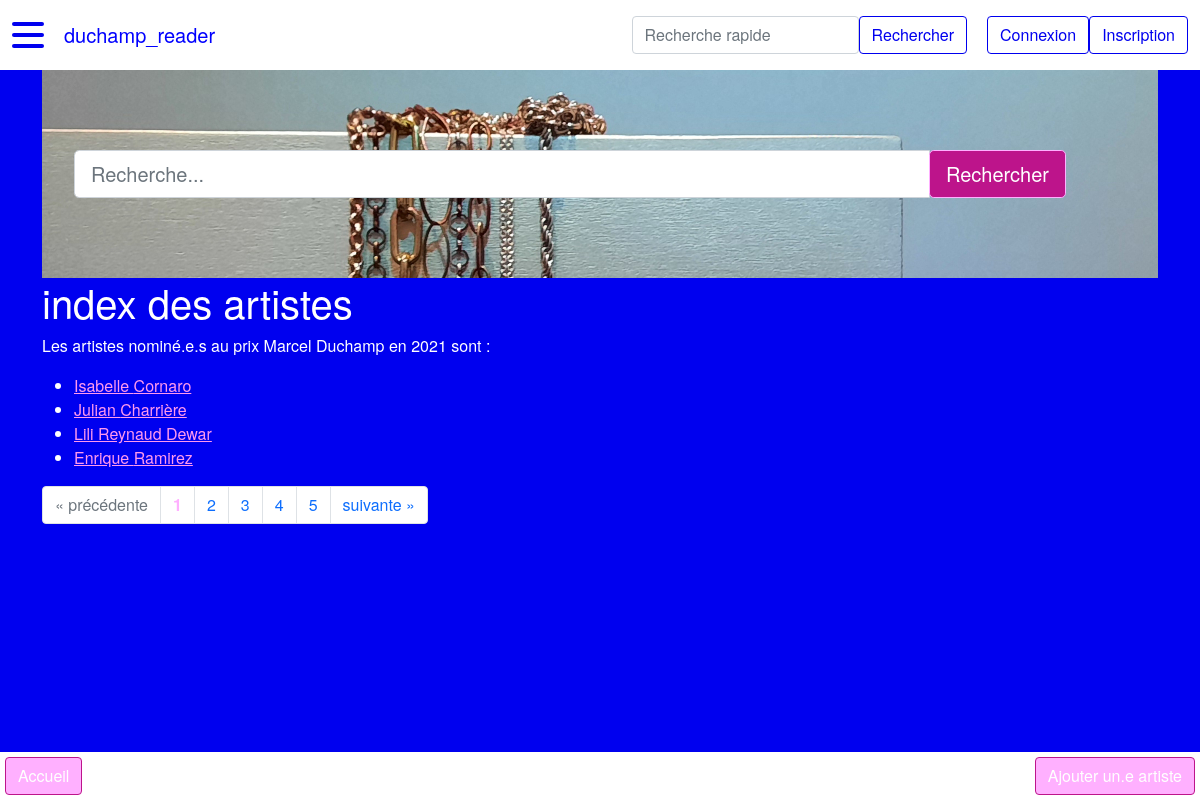
The page /artiste on the database as committed earlier.
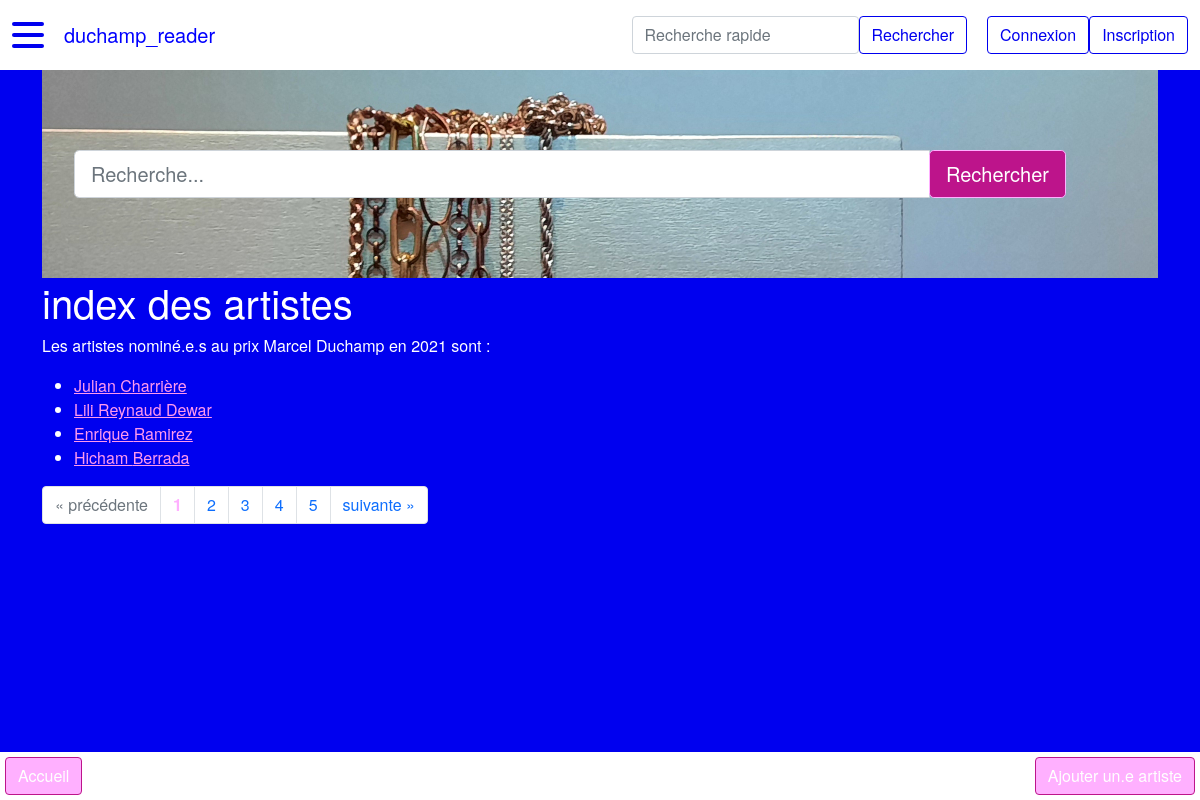
The same page on the database as committed later.
### duchamp_reader/modeles/classes_generic.py (models this page shows, shortened)
class Nomination(db.Model):
    __tablename__ = "nomination"
    id = db.Column(db.Integer, unique=True, nullable=False, primary_key=True, autoincrement=True)
    annee = db.Column(db.Integer, nullable=False) # format YYYY
    laureat = db.Column(db.Boolean, nullable=False, default=0) # 1 si lauréat, 0 si non
    id_artiste = db.Column(db.Integer, db.ForeignKey("artiste.id"), nullable=False)
    id_theme = db.Column(db.Integer, db.ForeignKey("theme.id"), nullable=False)
    classname = db.Column(db.Text, nullable=False, default="nomination")
    authorship = db.relationship("AuthorshipNomination", back_populates="nomination")
    artiste = db.relationship("Artiste", back_populates="nomination")
    theme = db.relationship("Theme", back_populates="nomination", uselist=False)

class Artiste(db.Model):
    __tablename__ = "artiste"
    id = db.Column(db.Integer, unique=True, nullable=False, primary_key=True, autoincrement=True)
    nom = db.Column(db.Text, nullable=False)
    prenom = db.Column(db.Text, nullable=False)
    annee_naissance = db.Column(db.Integer) # format YYYY
    genre = db.Column(db.String(1))  # M : masculin, F : femme, A : autre/non-binaire
    id_wikidata = db.Column(db.Text)
    id_ville_naissance = db.Column(db.Integer, db.ForeignKey("ville.id"))
    id_ville_residence = db.Column(db.Integer, db.ForeignKey("ville.id"))
    classname = db.Column(db.Text, nullable=False, default="artiste")
    authorship = db.relationship("AuthorshipArtiste", back_populates="artiste")
    represent = db.relationship("RelationRepresente", back_populates="artiste")
    ville_naissance = db.relationship("Ville", foreign_keys=[id_ville_naissance],
                                      backref="artiste_ville_naissance", uselist=False)
    ville_residence = db.relationship("Ville", foreign_keys=[id_ville_residence],
                                      backref="artiste_ville_residence", uselist=False)
    nomination = db.relationship("Nomination", back_populates="artiste", uselist=False)

### duchamp_reader/routes.py (the view)
@app.route("/artiste")
def artiste_index():
    page = request.args.get("page", 1)
    titre = "index des artistes"
    if isinstance(page, str) and page.isdigit():
        page = int(page)
    else:
        page = 1
    artistes = Artiste.query.join(Nomination, Artiste.id == Nomination.id_artiste)\
        .order_by(Artiste.id.desc()).paginate(page=page, per_page=PERPAGE)
    return render_template("pages/artiste_index.html", titre=titre, artistes=artistes,
                           last_nominations=last_nominations, last_artistes=last_artistes, last_galeries=last_galeries,
                           last_themes=last_themes, last_villes=last_villes)

### duchamp_reader/templates/pages/artiste_index.html (shortened to what this page needs)
{% extends "conteneur.html" %}
{% block homesearch %}
    {% include "partials/recherche.html" %}
{% endblock %}
{% block corps %}
<h1>{{titre}}</h1>
    {% if artistes %}
        <p>Les artistes nominé.e.s au prix Marcel Duchamp en {{artistes.items[1].nomination.annee}} sont :</p>
        <ul>
            {% for artiste in artistes.items %}
                <li><a href="{{url_for('artiste_main', id_artiste=artiste.id)}}">
                    {{artiste.prenom}} {{artiste.nom}}
                </a></li>
            {% endfor %}
        </ul>
        <nav aria-label="research-pagination">
            <ul class="pagination">
                {% if artistes.has_prev %}
                    <li class="page-item">
                {% else%}
                    <li class="page-item disabled">
                {% endif %}
                        <a class="page-link" href="{{url_for('artiste_index', page=artistes.prev_num)}}" aria-label="Previous">
                            <span aria-hidden="true">&laquo;</span>
                            <span class="sr-only">précédente</span>
                        </a>
                    </li>
                {% for page in artistes.iter_pages() %}
                    {% if page %}
                        {% if page != artistes.page %}
                        <li class="page-item">
                            <a class="page-link" href="{{url_for('artiste_index', page=page)}}">
                                {{page}}
                            </a>
                        </li>
                        {% else %}
                            <li class="page-item active disabled">
                                <a class="page-link"><b style="color: var(--custom-light-pink)">{{page}}</b></a>
                            </li>
                        {% endif %}
                    {% else %}
                    <li class="page-item disabled">
                        <a class="page-link">...</a>
                    </li>
                    {% endif %}
                {% endfor %}
                {% if artistes.has_next %}
                    <li class="page-item">
                {% else %}
                    <li class="page-item disabled">
                {% endif %}
                    <a class="page-link" href="{{url_for('artiste_index', page=artistes.next_num)}}" aria-label="Next">
                        <span class="sr-only">suivante</span>
                        <span aria-hidden="true">&raquo;</span>
                    </a>
                </li>
            </ul>
        </nav>
    {% endif %}
    <div class="basdepage">
        <a class="btn" href="{{url_for('accueil')}}">Accueil</a>
        <a class="btn" href="{{url_for('artiste_add')}}">Ajouter un.e artiste</a>
    </div>
{% endblock %}

Rows that differ between the two databases and show on the page:
removed Artiste: prenom "Isabelle", nom "Cornaro"
now on this page (row unchanged): Artiste: prenom "Hicham", nom "Berrada"
